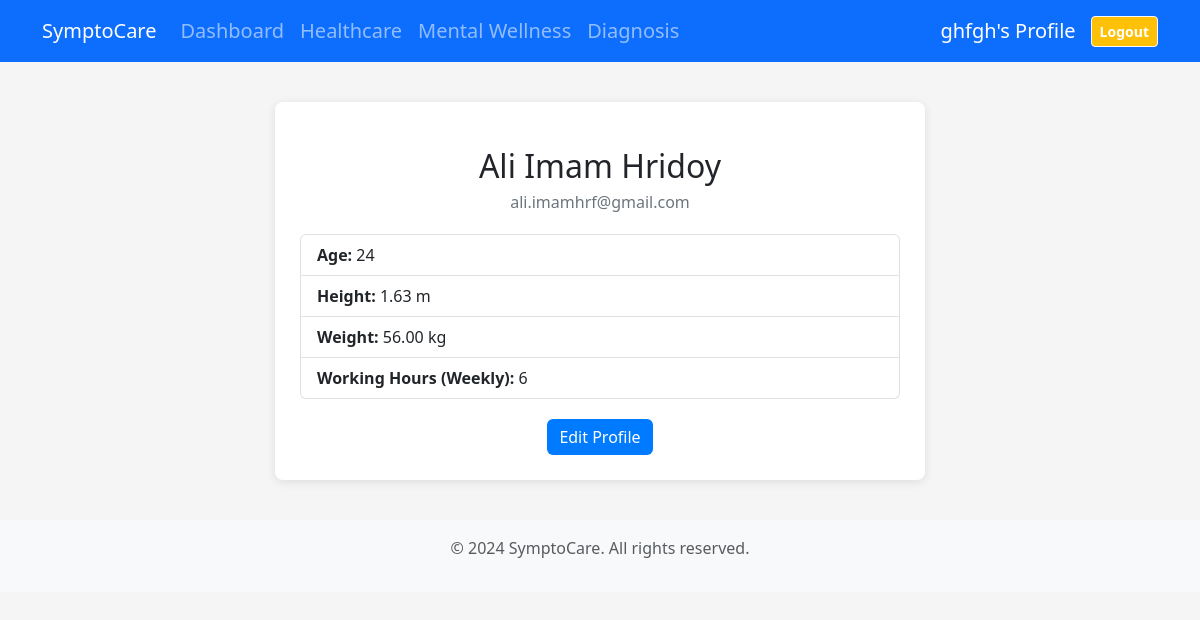
Screenshot of /userprofile/v/ (signed in) with the database file from the repository.
### bmiInput/models.py (models this page shows, shortened)
class UserProfile(models.Model):
    user = models.OneToOneField(User, on_delete=models.CASCADE, related_name='profile')
    age = models.PositiveIntegerField()
    gender = models.CharField(max_length=6, choices=[('male', 'Male'), ('female', 'Female')], default='male')
    height_value = models.DecimalField(max_digits=5, decimal_places=2)
    height_unit = models.CharField(max_length=5, choices=[('m', 'Meters'), ('ft', 'Feet')], default='ft')
    weight_value = models.DecimalField(max_digits=5, decimal_places=2)
    weight_unit = models.CharField(max_length=7, choices=[('kg', 'Kilograms'), ('lb', 'Pounds')], default='kg')
    disease_history = models.CharField(
        max_length=50,
        choices=[
            ('General', 'General'),
            ('Heart Disease', 'Heart Disease'),
        ],
        default='General',
        help_text="Select any pre-existing condition",
    )
    weekly_working_hours = models.PositiveIntegerField()

### userprofile/views.py (the view)
# urls.py: path('v/', view_profile, name='viewp'),
@login_required
def view_profile(request):
    user_profile, created = UserProfile.objects.get_or_create(user=request.user)
    return render(request, 'userprofile/view_profile.html', {
        'user': request.user,
        'user_profile': user_profile,
    })

### templates/userprofile/view_profile.html (shortened to what this page needs)
{% extends 'common_codes/interface.html' %}
{% load static %}
{% block main %}
    <div class="container">
        <div class="profile-wrapper">
            <div class="text-center profile-header">
                <h2>{{ user.first_name }} {{ user.last_name }}</h2>
                <p>{{ user.email }}</p>
            </div>
            <div class="profile-details">
                <ul class="list-group">
                    <li class="list-group-item"><strong>Age:</strong> {{ user_profile.age }}</li>
                    <li class="list-group-item"><strong>Height:</strong> {{ user_profile.height_value }} {{ user_profile.height_unit }}</li>
                    <li class="list-group-item"><strong>Weight:</strong> {{ user_profile.weight_value }} {{ user_profile.weight_unit }}</li>
                    <li class="list-group-item"><strong>Working Hours (Weekly):</strong> {{ user_profile.weekly_working_hours }}</li>
                </ul>
            </div>
            <div class="text-center">
                <a href="{% url 'editp' %}" class="btn btn-primary edit-button">Edit Profile</a>
            </div>
        </div>
    </div>
    {% endblock main %}

### templates/common_codes/interface.html (shortened to what this page needs)
{% load static %}
<!DOCTYPE html>
<html lang="en">
    <head>
        <link href="https://cdn.jsdelivr.net/npm/bootstrap@5.3.2/dist/css/bootstrap.min.css" rel="stylesheet">
        <link href="https://cdnjs.cloudflare.com/ajax/libs/font-awesome/5.15.4/css/all.min.css" rel="stylesheet">
    </head>
    <body>
        <nav class="navbar navbar-expand-lg navbar-dark bg-primary fs-5">
            <div class="container">
                <a class="navbar-brand" href="{% url 'dashbord' %}">SymptoCare</a>
                <div class="collapse navbar-collapse" id="navbarNav">
                    <ul class="navbar-nav me-auto">
                        <li class="nav-item">
                            <a class="nav-link {% if request.path == '/dashbord/' %}active{% endif %}" href="{% url 'dashbord' %}">Dashboard</a>
                          </li>
                        <li class="nav-item">
                            <a class="nav-link {% if request.path == '/healthcare/' %}active{% endif %}" href="{% url 'healthcare' %}">Healthcare</a>
                        </li>
                        <li class="nav-item">
                            <a class="nav-link {% if request.path == '/dashbord/m/' %}active{% endif %}" href="{% url 'mindfullness' %}">Mental Wellness</a>
                        </li>
                        <li class="nav-item">
                            <a class="nav-link {% if request.path == '/assessments/' %}active{% endif %}" href="{% url 'risk-measure' %}">Diagnosis</a>
                        </li>
                    </ul>
                    <div class="d-flex align-items-center ms-3">
                        <a href="{% url 'viewp' %}" class="profile-link">
                            <span>{{ user.username }}'s Profile</span>
                        </a>
                        <a href="{% url 'logout' %}" class="btn btn-sm btn-light btn-logout bg-warning text-white"><strong>Logout</strong></a>
                    </div>
                </div>
            </div>
        </nav>
        <main class="container mt-4">{% block main %}{% endblock main %}</main>
        <footer class="footer mt-auto py-3">
            <div class="container">
                <p class="text-muted">© 2024 SymptoCare. All rights reserved.</p>
            </div>
        </footer>
    </body>
</html>

### templates/common_codes/interface.html (style rules this page uses)
body { transition: background-color 0.3s ease, color 0.3s ease; --bs-font-size-lg: 1.25rem; --bs-font-size-sm: 0.775rem; }
.footer { background-color: #f8f9fa; padding: 20px 0; text-align: center; }
.profile-link { display: flex; align-items: center; color: white; text-decoration: none; }
.btn-logout { margin-left: 15px; }

### templates/userprofile/view_profile.html (style rules this page uses)
body { background-color: #f5f5f5; }
.profile-wrapper { max-width: 650px; margin: 40px auto; background: #fff; padding: 25px; border-radius: 8px; box-shadow: 0 2px 10px rgba(0, 0, 0, 0.1); }
.profile-header { margin: 20px 0; }
.profile-header h2 { margin-bottom: 5px; }
.profile-header p { color: #6c757d; }
.profile-details { margin-top: 20px; }
.profile-details .list-group-item { font-size: 16px; font-weight: 500; }
.edit-button { margin-top: 20px; background-color: #007bff; border: none; }

### rows the page displays
UserProfile: age "24", height_value "1.63", height_unit "m", weight_value "56.00", weight_unit "kg", weekly_working_hours "6"

### other values shown
{{ user.username }} "ghfgh"
{{ user.first_name }} "Ali Imam"
{{ user.last_name }} "Hridoy"
{{ user.email }} "ali.imamhrf@gmail.com"
